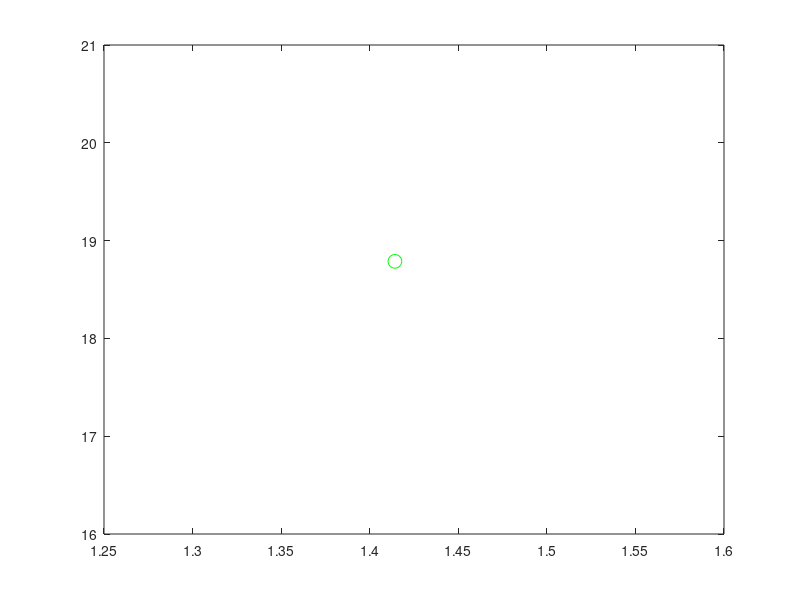

This chart was generated by the following MATLAB code: (Note: this script raises an error after producing the figure.)
% construction de la courbe P/V pour un pont
% (adimensionalisation par le rayon)

close all;


% CAS L=4, SANS GRAVITE
global Bo RR dpdz alphac Weta Wxi verbosity beta discretization nbdim;


nbdim = 3; % 3d or 2d
Bo = 1;
RR = 1;
dpdz = .0;
Weta = 1;
Wxi = 1;

beta = -1;
discretization = 'FD';
verbosity = 0;


L = 4;



% solution limite theorique : deux portions de sphere de rayon Rc tel que
% Rc^2 = R^2 + (Rc-L/2)^2 
F = @(x)(x^2-1-(x-L/2)^2);
Rc = fzero(F,1.5)

alphaCC = atan(L/(4*RR))
Rc = RR/sin(alphaCC)


%  Rc = 
Kl = 2/Rc;
Vl = 2*pi/3*(L/2)^2*(3*Rc-L/2);% formule volume d'une calotte spherique
figure(21);
plot(Kl,Vl,'go','MarkerSize',10);






% geometrie initiale : pont cylindrique
t = [0:.005:1];
R0 = RR*ones(size(t));
Z0 = L*t;



R = R0;
Z = Z0;
P = 1;
V = 1; 
[R,Z,P,V] = Newton_P(R0,Z0,P,V,1);
figure(10);
hold on;
plot(R,Z,'r');
figure(21);
plot(P,V,'ro','MarkerSize',10);

% continuation en montant P 
%[R,Z,P,V] = Loop_P(R,Z,P,V,+.05,100);

%remontee
%%%% [R,Z,P,V] = Loop_V(R,Z,P,V,.4,50);

%solution limite deux spheres qui se touchent
[Rlim,Zlim,Plim,Vlim] = Newton_P(R,Z,P,V,P);
figure(10);
plot(Rlim,Zlim,'g')




% branche asymetrique : point limite
alpha = asin(2*RR/L);
tt = pi*t-alpha;
Ra = L/2*abs(sin(tt));
Za = L/2*(((tt>0).*cos(tt)+(tt<0).*(2-cos(tt)))+cos(alpha));
Va = L^3*pi/6;
Pa = 4/L;

figure(21);
hold on;
plot(Pa,Va,'bo','MarkerSize',10);

figure(10);
plot(Ra,Za,'b');
hold on;


% construction de la branche asymetrique

%Ra = L/2*.8*abs(sin(tt))+.2*R;
%Za = L/2*(((1+tanh(5*tt))/2.*cos(tt)+(1-tanh(5*tt))/2.*(2-cos(tt)))+cos(alpha));
%Z00 = (sqrt((L/2)^2-RR^2)+L/2);
%Za = L*t;
%Ra = 1./(1+9*exp(-100*(Za-Z00).^2))+L*t.*(1-t);
%Ra = Ra-(Ra(1)-1)+t*(Ra(1)-Ra(length(Ra))) ;
%figure(10);
%plot(Ra,Za,'g:');
%hold on;
%[R,Z,P,V] = Loop_P(Ra,Za,Pa+.3,Va,+.05,100);









% au passage on attrape la solution d'equilibre final 
% (volume = celui des deux portions de spheres)
[Rf,Zf,Pf,Vf] = Newton_V(R0,Z0,1,0,Vl);
figure(21);
plot(Pf,Vf,'go','MarkerSize',10);
figure(10);
plot(Rf,Zf,'g')

% continuation en descendant P  pour les ponts bombes
%[R,Z,P,V] = Loop_P(R0,Z0,1,0,-.01,50);







% mise en forme des figures

figure(21);
grid on;
xlabel('P')
ylabel('V')

figure(10);
grid on;
xlabel('R')
ylabel('Z')



